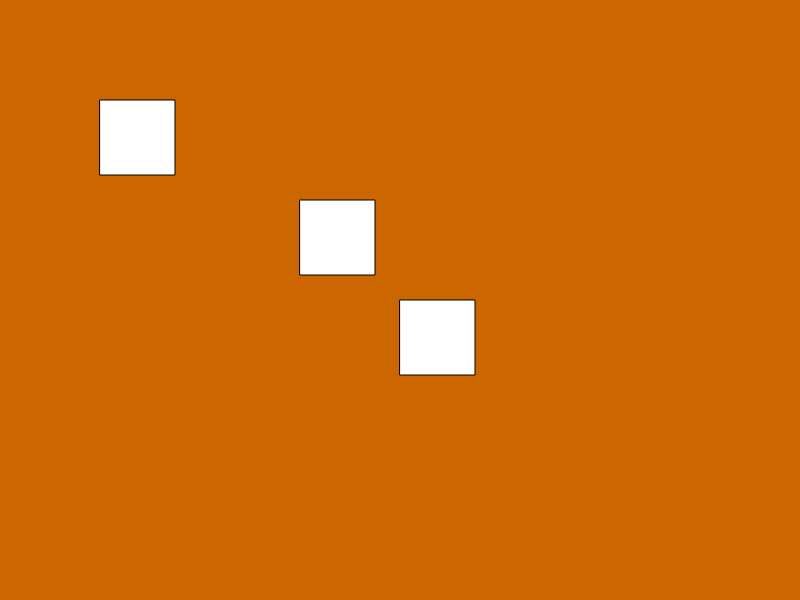
Frame 1 (no input)
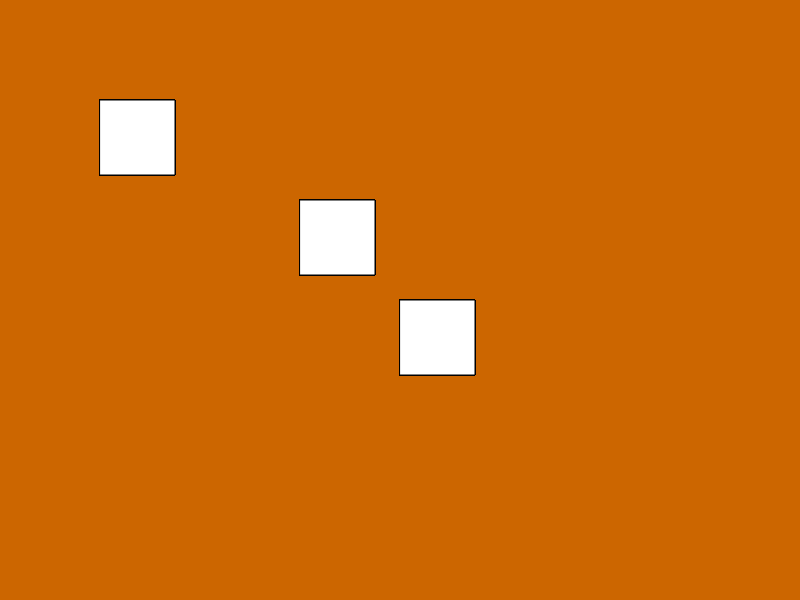
Frame 60 (no input)
Frame 120 (the mouse pressed at the canvas centre since frame 60): identical to frame 60, image omitted

The p5.js sketch that drew these frames (run headless with seeded random() and noise() and a simulated clock; from frame 60 on, the mouse is pressed at the canvas centre):

// p5.js sketch
// ── sketch.js
function setup() {
  createCanvas(800, 600);
  background(204,102,0);
}


function draw() {
  push()
  translate(width/2,height/2);
  rect(0,0,75,75);
  pop()
  push()
  translate(300,200);
  rect(0,0,75,75);
  pop()
  push()
  translate(100,100);
  rect(0,0,75,75);
  pop()
}
